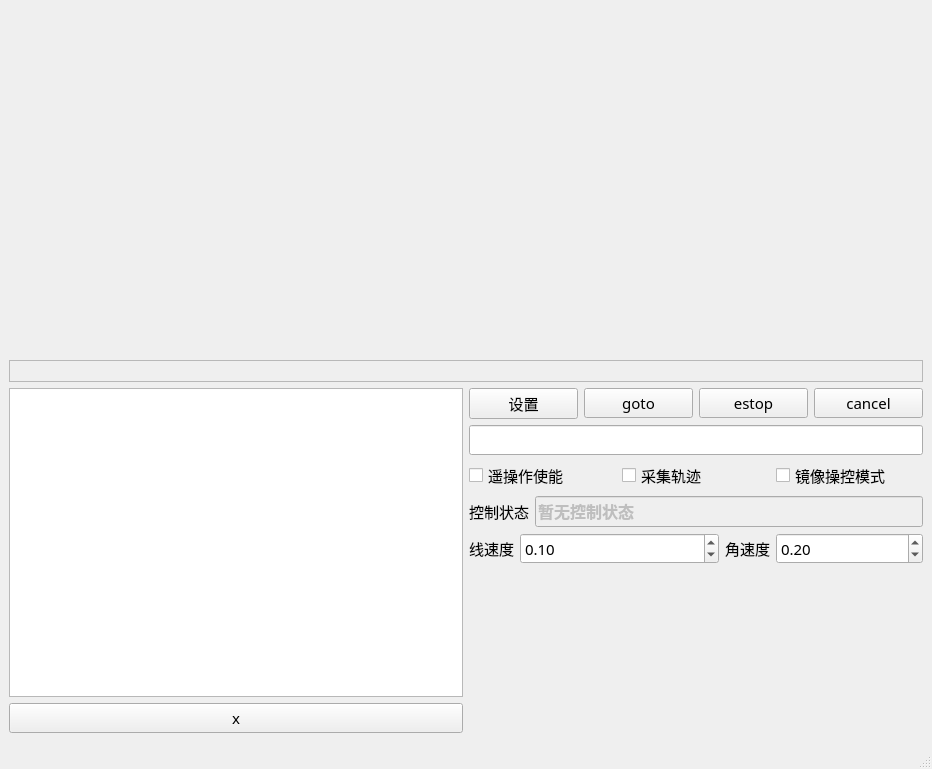
<?xml version="1.0" encoding="UTF-8"?>
<ui version="4.0">
 <author>weikang</author>
 <class>DemoWindow</class>
 <widget class="QMainWindow" name="DemoWindow">
  <property name="geometry">
   <rect>
    <x>0</x>
    <y>0</y>
    <width>932</width>
    <height>769</height>
   </rect>
  </property>
  <property name="font">
   <font>
    <family>Microsoft YaHei</family>
    <pointsize>11</pointsize>
   </font>
  </property>
  <property name="windowTitle">
   <string>演示</string>
  </property>
  <widget class="QWidget" name="centralwidget">
   <layout class="QGridLayout" name="gridLayout">
    <item row="0" column="0">
     <layout class="QVBoxLayout" name="verticalLayout_3" stretch="2,0,2">
      <item>
       <layout class="QHBoxLayout" name="horizontalLayout_6">
        <item>
         <widget class="QWidget" name="wd_left" native="true">
          <property name="minimumSize">
           <size>
            <width>0</width>
            <height>200</height>
           </size>
          </property>
          <widget class="QLabel" name="lb_left">
           <property name="geometry">
            <rect>
             <x>0</x>
             <y>0</y>
             <width>100</width>
             <height>100</height>
            </rect>
           </property>
           <property name="minimumSize">
            <size>
             <width>0</width>
             <height>0</height>
            </size>
           </property>
           <property name="text">
            <string/>
           </property>
          </widget>
         </widget>
        </item>
        <item>
         <widget class="QWidget" name="wd_right" native="true">
          <widget class="QLabel" name="lb_right">
           <property name="geometry">
            <rect>
             <x>0</x>
             <y>0</y>
             <width>100</width>
             <height>100</height>
            </rect>
           </property>
           <property name="autoFillBackground">
            <bool>false</bool>
           </property>
           <property name="styleSheet">
            <string notr="true"/>
           </property>
           <property name="text">
            <string/>
           </property>
          </widget>
         </widget>
        </item>
       </layout>
      </item>
      <item>
       <widget class="QLabel" name="msg">
        <property name="frameShape">
         <enum>QFrame::Shape::StyledPanel</enum>
        </property>
        <property name="text">
         <string/>
        </property>
       </widget>
      </item>
      <item>
       <layout class="QHBoxLayout" name="horizontalLayout_7" stretch="1,1">
        <item>
         <layout class="QVBoxLayout" name="verticalLayout">
          <item>
           <widget class="QPlainTextEdit" name="txt_log">
            <property name="readOnly">
             <bool>true</bool>
            </property>
           </widget>
          </item>
          <item>
           <widget class="QPushButton" name="btn_clear">
            <property name="text">
             <string>x</string>
            </property>
           </widget>
          </item>
         </layout>
        </item>
        <item>
         <layout class="QVBoxLayout" name="verticalLayout_2">
          <item>
           <layout class="QHBoxLayout" name="horizontalLayout_2">
            <item>
             <widget class="QPushButton" name="btn_setting">
              <property name="toolTip">
               <string>修改快捷键和初始化虚拟环境状态</string>
              </property>
              <property name="statusTip">
               <string>修改快捷键和初始化虚拟环境状态</string>
              </property>
              <property name="text">
               <string>设置</string>
              </property>
              <property name="checkable">
               <bool>false</bool>
              </property>
              <property name="autoDefault">
               <bool>false</bool>
              </property>
              <property name="flat">
               <bool>false</bool>
              </property>
             </widget>
            </item>
            <item>
             <widget class="QPushButton" name="btn_goto">
              <property name="text">
               <string>goto</string>
              </property>
             </widget>
            </item>
            <item>
             <widget class="QPushButton" name="btn_estop">
              <property name="text">
               <string>estop</string>
              </property>
             </widget>
            </item>
            <item>
             <widget class="QPushButton" name="btn_cancel">
              <property name="text">
               <string>cancel</string>
              </property>
             </widget>
            </item>
           </layout>
          </item>
          <item>
           <widget class="QLineEdit" name="target"/>
          </item>
          <item>
           <layout class="QHBoxLayout" name="horizontalLayout_4">
            <item>
             <widget class="QCheckBox" name="is_keyboard_ctrl">
              <property name="text">
               <string>遥操作使能</string>
              </property>
             </widget>
            </item>
            <item>
             <widget class="QCheckBox" name="is_collect_data">
              <property name="text">
               <string>采集轨迹</string>
              </property>
             </widget>
            </item>
            <item>
             <widget class="QCheckBox" name="is_mirror">
              <property name="text">
               <string>镜像操控模式</string>
              </property>
             </widget>
            </item>
           </layout>
          </item>
          <item>
           <layout class="QHBoxLayout" name="horizontalLayout_5">
            <item>
             <widget class="QLabel" name="label_3">
              <property name="text">
               <string>控制状态</string>
              </property>
             </widget>
            </item>
            <item>
             <widget class="QLineEdit" name="ctl_state">
              <property name="enabled">
               <bool>false</bool>
              </property>
              <property name="font">
               <font>
                <family>Microsoft YaHei</family>
                <pointsize>12</pointsize>
                <bold>true</bold>
               </font>
              </property>
              <property name="statusTip">
               <string>勾选遥操作后在此显示控制命令</string>
              </property>
              <property name="text">
               <string>暂无控制状态</string>
              </property>
              <property name="readOnly">
               <bool>true</bool>
              </property>
             </widget>
            </item>
           </layout>
          </item>
          <item>
           <layout class="QHBoxLayout" name="horizontalLayout_15">
            <item>
             <widget class="QLabel" name="label_10">
              <property name="sizePolicy">
               <sizepolicy hsizetype="Minimum" vsizetype="Preferred">
                <horstretch>0</horstretch>
                <verstretch>0</verstretch>
               </sizepolicy>
              </property>
              <property name="text">
               <string>线速度</string>
              </property>
             </widget>
            </item>
            <item>
             <widget class="QDoubleSpinBox" name="step_posi_vel">
              <property name="sizePolicy">
               <sizepolicy hsizetype="Expanding" vsizetype="Fixed">
                <horstretch>0</horstretch>
                <verstretch>0</verstretch>
               </sizepolicy>
              </property>
              <property name="singleStep">
               <double>0.100000000000000</double>
              </property>
              <property name="value">
               <double>0.100000000000000</double>
              </property>
             </widget>
            </item>
            <item>
             <layout class="QHBoxLayout" name="horizontalLayout_16">
              <item>
               <widget class="QLabel" name="label_11">
                <property name="sizePolicy">
                 <sizepolicy hsizetype="Minimum" vsizetype="Preferred">
                  <horstretch>0</horstretch>
                  <verstretch>0</verstretch>
                 </sizepolicy>
                </property>
                <property name="text">
                 <string>角速度</string>
                </property>
               </widget>
              </item>
              <item>
               <widget class="QDoubleSpinBox" name="step_angle_vel">
                <property name="sizePolicy">
                 <sizepolicy hsizetype="Expanding" vsizetype="Fixed">
                  <horstretch>0</horstretch>
                  <verstretch>0</verstretch>
                 </sizepolicy>
                </property>
                <property name="decimals">
                 <number>2</number>
                </property>
                <property name="singleStep">
                 <double>0.010000000000000</double>
                </property>
                <property name="value">
                 <double>0.200000000000000</double>
                </property>
               </widget>
              </item>
             </layout>
            </item>
           </layout>
          </item>
          <item>
           <spacer name="verticalSpacer">
            <property name="orientation">
             <enum>Qt::Orientation::Vertical</enum>
            </property>
            <property name="sizeHint" stdset="0">
             <size>
              <width>20</width>
              <height>40</height>
             </size>
            </property>
           </spacer>
          </item>
         </layout>
        </item>
       </layout>
      </item>
     </layout>
    </item>
   </layout>
  </widget>
  <widget class="QStatusBar" name="statusbar"/>
  <action name="act_setting">
   <property name="text">
    <string>设置</string>
   </property>
   <property name="toolTip">
    <string>打开设置页</string>
   </property>
   <property name="shortcut">
    <string>Ctrl+,</string>
   </property>
   <property name="menuRole">
    <enum>QAction::MenuRole::PreferencesRole</enum>
   </property>
  </action>
  <action name="act_gripper">
   <property name="text">
    <string>夹爪开合</string>
   </property>
   <property name="menuRole">
    <enum>QAction::MenuRole::NoRole</enum>
   </property>
  </action>
 </widget>
 <resources/>
 <connections/>
</ui>
